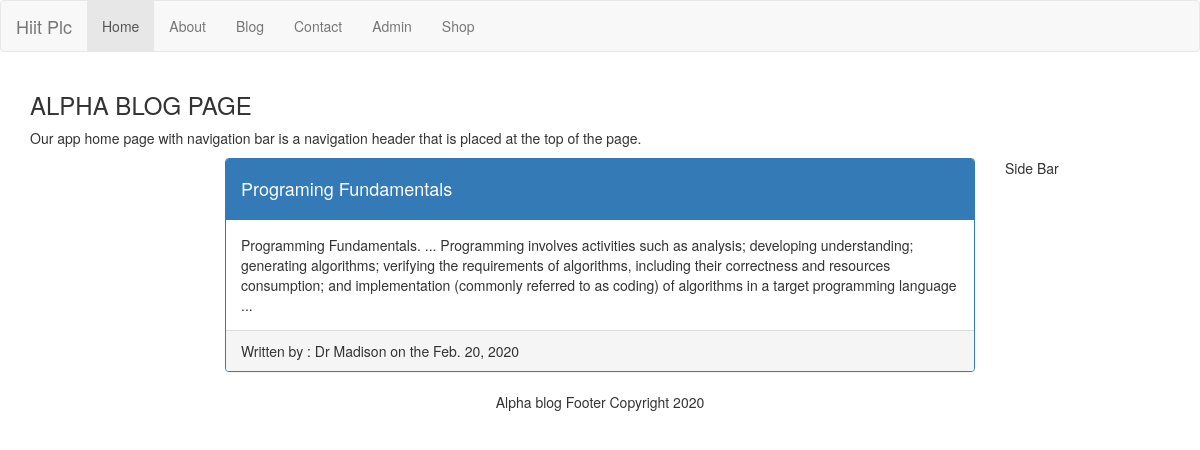
Page /blog/2 on the committed database.
### app_1/models.py (models this page shows)
class blogpost(models.Model):
    title   = models.CharField(max_length=120,default = "Title ")
    content = models.TextField(default = "Content ")
    author  = models.CharField(max_length=120, default="Author name")
    date    = models.DateField()

### app_1/views.py (the view)
# urls.py: path('blog/<int:cid>',  appblog_details,name="App Blog Details page" ),
def appblog_details(request,cid ):
    xc=blogpost.objects.get(id=cid)
    q={"xc":xc}
    return render(request,"blog_details.html",q)

### templates/blog_details.html
 {% include "menu.html" %}
<div class="container">
  <h3>ALPHA BLOG  PAGE</h3>
  <p>Our app home page with navigation bar is a navigation header that is placed at the top of the page.</p>
<div class="row">
  <div class="col-sm-2"></div>
  <div class="col-sm-8">
   <div class="panel panel-primary">
      <div class="panel-heading"><h4>{{xc.title}} </h4></div>
      <div class="panel-body"> {{xc.content}}
         </div>
  <div class="panel-footer">  Written by : {{xc.author}}
       on the  {{xc.date}}</div>
    </div>
    </div>
  <div class="col-sm-2"> Side Bar </div>
</div>
</div>
<footer class="container-fluid text-center">
  <p>Alpha blog Footer Copyright 2020</p>
</footer>

### rows in the picture
blogpost: title "Programing Fundamentals", content "Programming Fundamentals. ... Programming involves activities such as analysis; developing understanding; generating algorithms; verifying the requirements of algorithms, including their correctness and resources consumption; and implementation (commonly referred to as coding) of algorithms in a target programming language ...", author "Dr Madison", date "Feb. 20, 2020"
